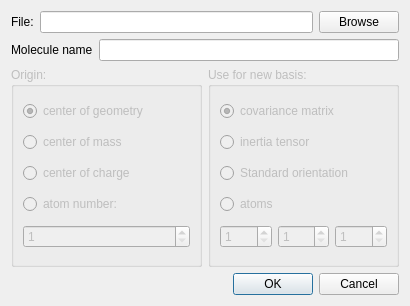
<?xml version="1.0" encoding="UTF-8"?>
<ui version="4.0">
 <class>ImportDialog</class>
 <widget class="QDialog" name="ImportDialog">
  <property name="geometry">
   <rect>
    <x>0</x>
    <y>0</y>
    <width>410</width>
    <height>306</height>
   </rect>
  </property>
  <property name="minimumSize">
   <size>
    <width>410</width>
    <height>306</height>
   </size>
  </property>
  <property name="maximumSize">
   <size>
    <width>410</width>
    <height>306</height>
   </size>
  </property>
  <property name="windowTitle">
   <string>Import Molecule</string>
  </property>
  <layout class="QHBoxLayout" name="horizontalLayout_2">
   <item>
    <layout class="QVBoxLayout" name="verticalLayout_4">
     <item>
      <layout class="QVBoxLayout" name="verticalLayout_3">
       <item>
        <layout class="QHBoxLayout" name="file">
         <item>
          <widget class="QLabel" name="label">
           <property name="text">
            <string>File:</string>
           </property>
          </widget>
         </item>
         <item>
          <widget class="QLineEdit" name="filename">
           <property name="readOnly">
            <bool>true</bool>
           </property>
          </widget>
         </item>
         <item>
          <widget class="QPushButton" name="filedialog">
           <property name="text">
            <string>Browse</string>
           </property>
          </widget>
         </item>
        </layout>
       </item>
       <item>
        <layout class="QHBoxLayout" name="horizontalLayout">
         <item>
          <widget class="QLabel" name="label_2">
           <property name="text">
            <string>Molecule name</string>
           </property>
          </widget>
         </item>
         <item>
          <widget class="QLineEdit" name="moleculeName"/>
         </item>
        </layout>
       </item>
       <item>
        <layout class="QHBoxLayout" name="settings">
         <item>
          <widget class="QGroupBox" name="origin">
           <property name="enabled">
            <bool>false</bool>
           </property>
           <property name="title">
            <string>Origin:</string>
           </property>
           <layout class="QVBoxLayout" name="verticalLayout">
            <item>
             <widget class="QRadioButton" name="cog">
              <property name="text">
               <string>center of geometry</string>
              </property>
              <property name="checked">
               <bool>true</bool>
              </property>
             </widget>
            </item>
            <item>
             <widget class="QRadioButton" name="com">
              <property name="text">
               <string>center of mass</string>
              </property>
              <property name="checked">
               <bool>false</bool>
              </property>
             </widget>
            </item>
            <item>
             <widget class="QRadioButton" name="coc">
              <property name="text">
               <string>center of charge</string>
              </property>
             </widget>
            </item>
            <item>
             <widget class="QRadioButton" name="coa">
              <property name="text">
               <string>atom number:</string>
              </property>
             </widget>
            </item>
            <item>
             <widget class="QSpinBox" name="an">
              <property name="enabled">
               <bool>false</bool>
              </property>
              <property name="minimum">
               <number>1</number>
              </property>
             </widget>
            </item>
           </layout>
          </widget>
         </item>
         <item>
          <widget class="QGroupBox" name="basis">
           <property name="enabled">
            <bool>false</bool>
           </property>
           <property name="title">
            <string>Use for new basis:</string>
           </property>
           <layout class="QVBoxLayout" name="verticalLayout_2">
            <item>
             <widget class="QRadioButton" name="covar">
              <property name="text">
               <string>covariance matrix</string>
              </property>
              <property name="checked">
               <bool>true</bool>
              </property>
             </widget>
            </item>
            <item>
             <widget class="QRadioButton" name="inert">
              <property name="text">
               <string>inertia tensor</string>
              </property>
              <property name="checked">
               <bool>false</bool>
              </property>
             </widget>
            </item>
            <item>
             <widget class="QRadioButton" name="stdori">
              <property name="text">
               <string>Standard orientation</string>
              </property>
              <property name="checked">
               <bool>false</bool>
              </property>
             </widget>
            </item>
            <item>
             <widget class="QRadioButton" name="atoms">
              <property name="text">
               <string>atoms</string>
              </property>
             </widget>
            </item>
            <item>
             <layout class="QHBoxLayout" name="atom_numbers">
              <item>
               <widget class="QSpinBox" name="atom1">
                <property name="enabled">
                 <bool>false</bool>
                </property>
                <property name="minimum">
                 <number>1</number>
                </property>
                <property name="value">
                 <number>1</number>
                </property>
               </widget>
              </item>
              <item>
               <widget class="QSpinBox" name="atom2">
                <property name="enabled">
                 <bool>false</bool>
                </property>
                <property name="minimum">
                 <number>1</number>
                </property>
               </widget>
              </item>
              <item>
               <widget class="QSpinBox" name="atom3">
                <property name="enabled">
                 <bool>false</bool>
                </property>
                <property name="minimum">
                 <number>1</number>
                </property>
               </widget>
              </item>
             </layout>
            </item>
           </layout>
          </widget>
         </item>
        </layout>
       </item>
      </layout>
     </item>
     <item>
      <widget class="QDialogButtonBox" name="buttonBox">
       <property name="cursor">
        <cursorShape>ArrowCursor</cursorShape>
       </property>
       <property name="autoFillBackground">
        <bool>false</bool>
       </property>
       <property name="orientation">
        <enum>Qt::Horizontal</enum>
       </property>
       <property name="standardButtons">
        <set>QDialogButtonBox::Cancel|QDialogButtonBox::Ok</set>
       </property>
      </widget>
     </item>
    </layout>
   </item>
  </layout>
 </widget>
 <resources/>
 <connections>
  <connection>
   <sender>buttonBox</sender>
   <signal>accepted()</signal>
   <receiver>ImportDialog</receiver>
   <slot>accept()</slot>
   <hints>
    <hint type="sourcelabel">
     <x>248</x>
     <y>254</y>
    </hint>
    <hint type="destinationlabel">
     <x>157</x>
     <y>274</y>
    </hint>
   </hints>
  </connection>
  <connection>
   <sender>buttonBox</sender>
   <signal>rejected()</signal>
   <receiver>ImportDialog</receiver>
   <slot>reject()</slot>
   <hints>
    <hint type="sourcelabel">
     <x>316</x>
     <y>260</y>
    </hint>
    <hint type="destinationlabel">
     <x>286</x>
     <y>274</y>
    </hint>
   </hints>
  </connection>
 </connections>
</ui>
